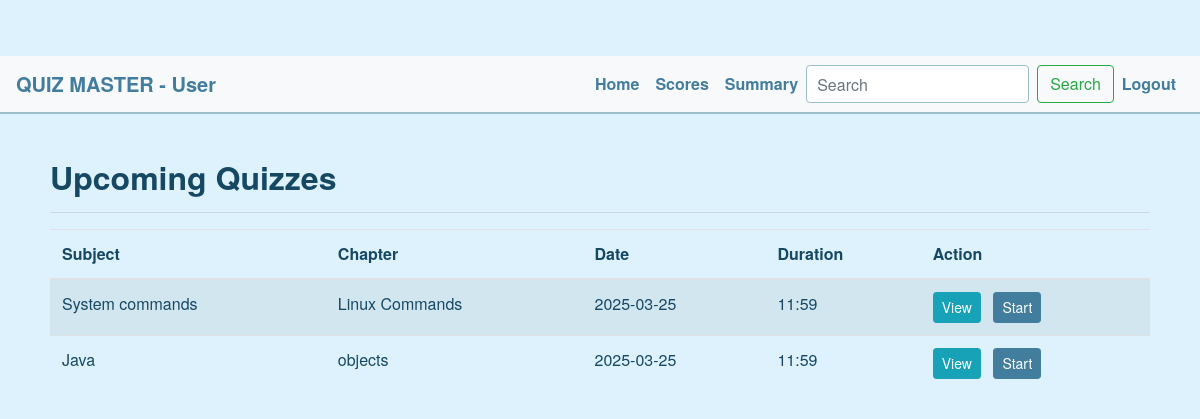
The page /user/dashboard (signed in) on the database its author committed.
### controllers/models.py (models this page shows, shortened)
class Quiz(db.Model):
    __tablename__ = 'quizzes'
    id = db.Column(db.Integer, primary_key=True)
    chapter_id = db.Column(db.Integer, db.ForeignKey('chapters.id'), nullable=False)
    date_of_quiz = db.Column(db.DateTime, nullable=False)
    time_duration = db.Column(db.String(50), nullable=False)  # Format: "HH:MM"
    remarks = db.Column(db.Text)
    questions = db.relationship('Question', backref='quiz',lazy=True)
    scores = db.relationship('Score', backref='quiz', lazy=True)

class Subject(db.Model):
    __tablename__ = 'subjects'
    id = db.Column(db.Integer, primary_key=True)
    name = db.Column(db.String(100), unique=True, nullable=False)
    description = db.Column(db.Text)
    chapters = db.relationship('Chapter', backref='subject', lazy=True)#related data is loaded when accessed by chapter

class Chapter(db.Model):
    __tablename__ = 'chapters'
    id = db.Column(db.Integer, primary_key=True)
    name = db.Column(db.String(100), nullable=False)
    description = db.Column(db.Text)
    subject_id = db.Column(db.Integer, db.ForeignKey('subjects.id', ondelete="CASCADE"), nullable=False)
    quizzes = db.relationship('Quiz', backref='chapter', lazy=True)

### controllers/user_routes.py (the view)
    @app.route('/user/dashboard')
    def user_dashboard():
        if 'user_id' not in session:
            flash("Please log in first.", "warning")
            return redirect(url_for('login'))
        today = datetime.now().date()
        available_quiz = Quiz.query.filter(Quiz.date_of_quiz >= today).all()
        return render_template('user_dashboard.html', quizzes=available_quiz)

### templates/user_dashboard.html (shortened to what this page needs)
{% extends 'base.html' %}
{% block content %}
<nav class="navbar navbar-expand-lg navbar-light bg-light">
  <a class="navbar-brand" href="#">QUIZ MASTER - User</a>
  <div class="collapse navbar-collapse" id="navbarNav">
    <ul class="navbar-nav ml-auto">
      <li class="nav-item">
        <a class="nav-link" href="{{ url_for('user_dashboard') }}">Home</a>
      </li>
      <li class="nav-item">
        <a class="nav-link" href="{{ url_for('user_scores') }}">Scores</a>
      </li>
      <li class="nav-item">
        <a class="nav-link" href="{{ url_for('user_summary') }}">Summary</a>
      </li>
      <form class="form-inline my-2 my-lg-0" method="GET" action="{{ url_for('user_search') }}">
        <input class="form-control mr-sm-2" type="search" name="q" placeholder="Search" aria-label="Search">
        <button class="btn btn-outline-success my-2 my-sm-0" type="submit">Search</button>
      </form>
      <li class="nav-item">
        <a class="nav-link" href="{{ url_for('logout') }}">Logout</a>
      </li>
    </ul>
  </div>
</nav>
<div class="container mt-4">
  <h2>Upcoming Quizzes</h2>
  <hr>
  {% if quizzes %}
    <table class="table table-striped">
      <thead>
        <tr>
          <th>Subject</th>
          <th>Chapter</th>
          <th>Date</th>
          <th>Duration</th>
          <th>Action</th>
        </tr>
      </thead>
      <tbody>
      {% for quiz in quizzes %}
        <tr>
          <td>{{ quiz.chapter.subject.name }}</td>
          <td>{{ quiz.chapter.name }}</td>
          <td>{{ quiz.date_of_quiz.strftime('%Y-%m-%d') if quiz.date_of_quiz else '' }}</td>
          <td>{{ quiz.time_duration }}</td>
          <td>
            <a href="{{ url_for('view_quiz_details', quiz_id=quiz.id) }}" class="btn btn-info btn-sm mr-2">View</a>
            <a href="{{ url_for('start_quiz', quiz_id=quiz.id) }}" class="btn btn-primary btn-sm">Start</a>
          </td>
        </tr>
      {% endfor %}
      </tbody>
    </table>
  {% else %}
    <p>No upcoming quizzes available.</p>
  {% endif %}
</div>
{% endblock %}

### static/styles.css (style rules this page uses)
body { background-color: #DDF2FD; font-family: 'Helvetica Neue', Helvetica, Arial, sans-serif; color: #164863; margin: 0; padding: 0; }
.navbar { background-color: #164863; border-bottom: 2px solid #9BBEC8; }
.navbar .navbar-brand, .navbar .nav-link { color:#427D9D !important; font-weight: bold; }
.container { padding: 20px; margin-top: 20px; }
h1, h2, h3, h4, h5, h6 { color: #164863; font-weight: bold; }
.form-control { border: 1px solid #9BBEC8; border-radius: 4px; padding: 10px; box-shadow: none; }
.btn-primary { background-color: #427D9D; border-color: #427D9D; color: #FFFFFF; }

### rows shown on the page
Quiz: chapter.subject.name "System commands", chapter.name "Linux Commands", date_of_quiz "2025-03-25", time_duration "11:59"
Quiz: chapter.subject.name "Java", chapter.name "objects", date_of_quiz "2025-03-25", time_duration "11:59"
